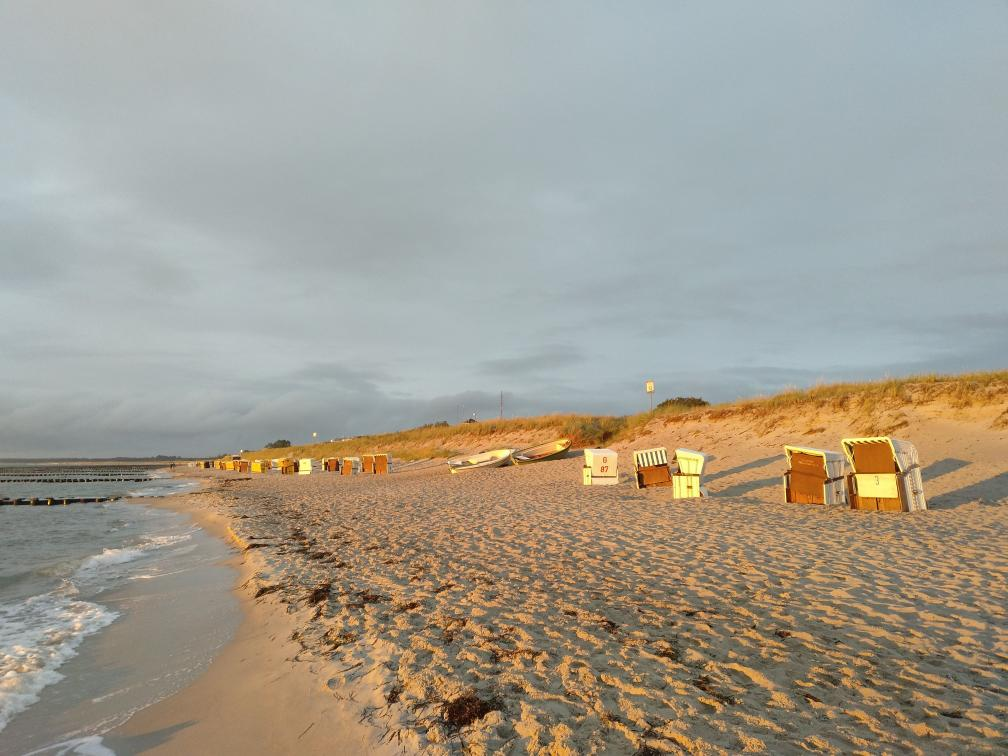
#> input picture RobotDreams/images/SeaBeach.jpg, 1008 x 756 px, found by its file name
$ jupyter execute Homework.ipynb
#> lines starting #> are read from the running program, lines starting #| are printed output that depends on the picture
# HOMEWORK 2
For this homework you will have to complete and implement the colour balancing for:
* Gray world algorithm
* Scale-by-max algorithm

You are free to use your own images. Experiment with more images and think about the effect each of the algorithms has on the resulting (balanced) image.

### Colour Balancing
In this notebook we will show different type of colour balancing making use of von Kries' hypothesis.

[cell 1]
import cv2
import numpy as np
from matplotlib import pyplot as plt

plt.rcParams['figure.figsize'] = [15, 5]

[cell 2]
img = cv2.imread('../data/SeaBeach.jpg')
#> img is the input picture: shape (756, 1008, 3); mean B, G, R 144.1, 156.8, 162.3
img = cv2.cvtColor(img, cv2.COLOR_BGR2RGB)
plt.imshow(img)

### White patch
In white patch algorithm we choose a group of pixels we know they should be white. We then scale the resulting image colour channels by this white patch.

[cell 3]
# Define white patch and the coefficients
row, col = 485, 864
white = img[row, col, :]
#> white = [252, 242, 127]
coeffs = 255.0/white
#> coeffs = [1.01, 1.05, 2.01]

# Apply white balancing and generate balanced image
balanced = np.zeros_like(img, dtype=np.float32)
for channel in range(3):
    balanced[..., channel] = img[..., channel] * coeffs[channel]
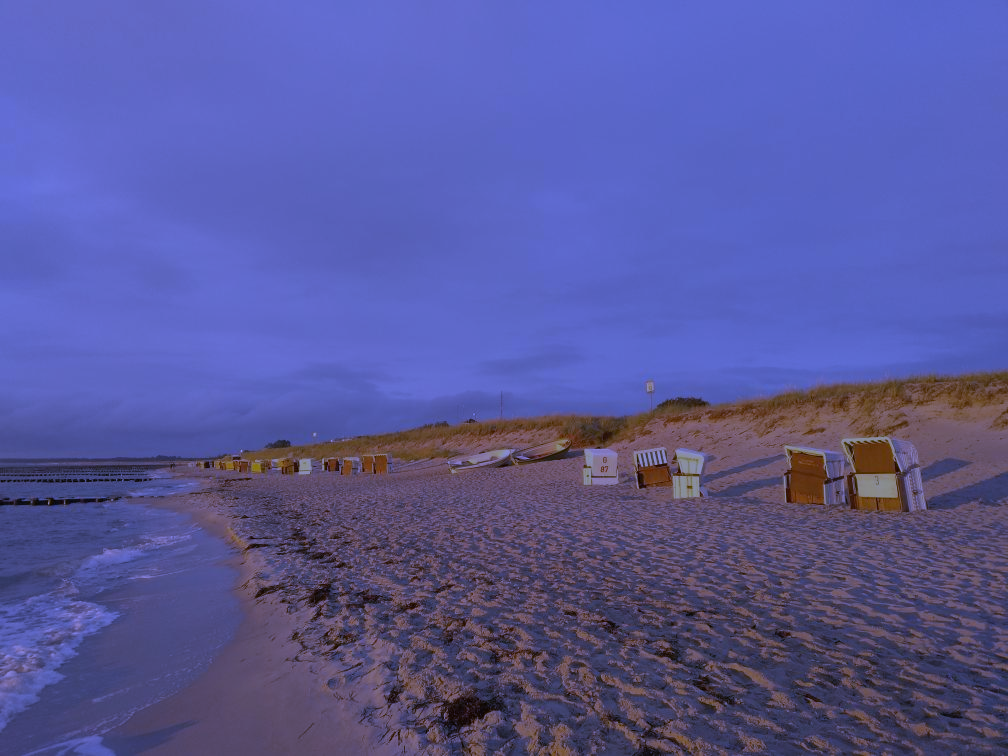
#> balanced: shape (756, 1008, 3) float32; mean R, G, B 164.2, 165.2, 289.2; drawn with min black and max white

# White patching does not guarantee that the dynamic range is preserved, images must be clipped.
balanced = balanced/255
balanced[balanced > 1] = 1

plt.subplot(121), plt.imshow(img)
plt.subplot(122), plt.imshow(balanced)

### Gray world
This algorithm assumes that a scene, on average, is gray.

[cell 4]
# Load your image
path = '../data/Rijeka-Stadium-Kantrida.jpg'
img = cv2.imread(path)
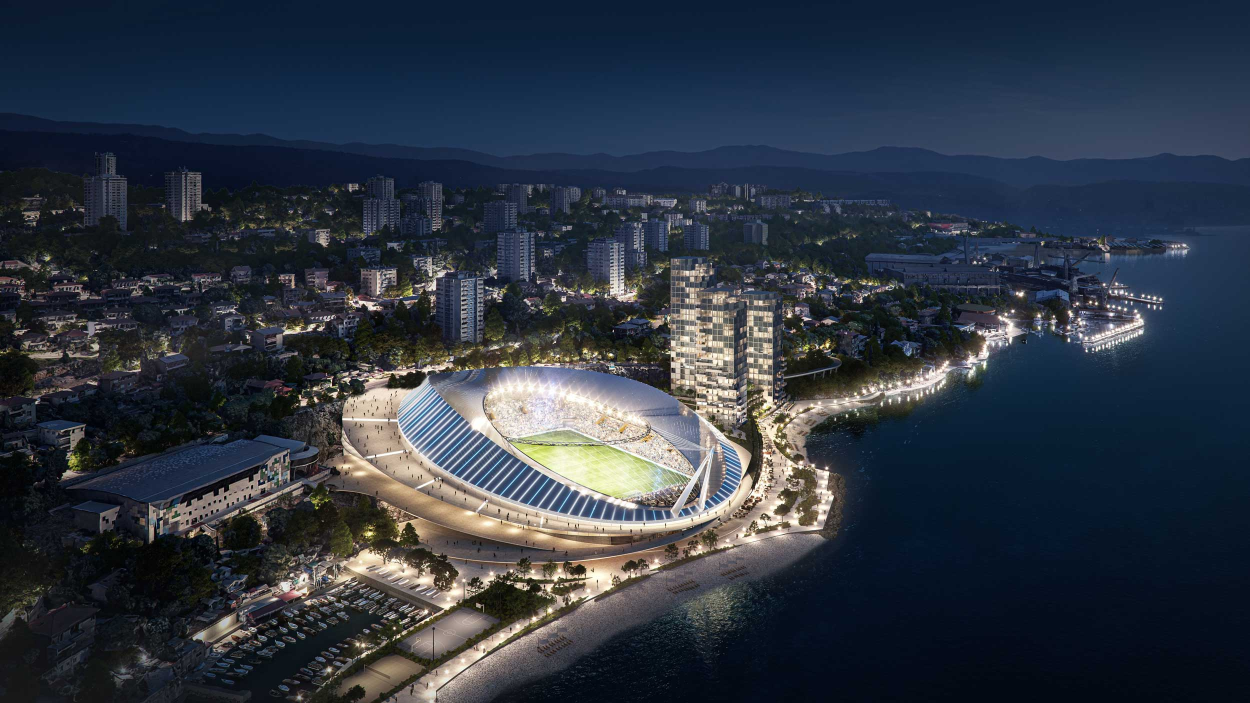
#> input picture RobotDreams/images/Rijeka-Stadium-Kantrida.jpg, 2500 x 1406 px, found by its file name (shown at 1/2 size)
#> img is the input picture: shape (1406, 2500, 3); mean B, G, R 66.2, 54.7, 46.5
img = cv2.cvtColor(img, cv2.COLOR_BGR2RGB)

# Compute the mean values for all three colour channels (red, green, blue)
mean_r = np.mean(img[..., 0]) # 113.32151475694444
#> mean_r = 46.53
mean_g = np.mean(img[..., 1]) # 64.50888647762346
#> mean_g = 54.65
mean_b = np.mean(img[..., 2]) # 38.81509452160494
#> mean_b = 66.19

means = np.array([mean_r, mean_g, mean_b], dtype=np.float64)
#> means = [46.53, 54.65, 66.19]
brightest_idx = np.argmax(means)
#> brightest_idx = 2
brightest_mean = means[brightest_idx]
#> brightest_mean = 66.19

# Compute the coefficients kr, kg, kb
# Note: there are 3 coefficients to compute but we only have 2 equations.
# Therefore, you have to make an assumption, fix the value of one of the
# coefficients and compute the remining two
# Hint: You can fix the coefficient of the brightest colour channel to 1.

if brightest_idx == 0:      # Red brightest
    kr = 1.0
    kg = brightest_mean / mean_g
    kb = brightest_mean / mean_b
elif brightest_idx == 1:    # Green brightest
    kg = 1.0
    kr = brightest_mean / mean_r
    kb = brightest_mean / mean_b
else:                       # Blue brightest
    kb = 1.0
    kr = brightest_mean / mean_r
#> kr = 1.42
    kg = brightest_mean / mean_g
#> kg = 1.21

coeffs = np.array([kr, kg, kb], dtype=np.float64)
#> coeffs = [1.42, 1.21, 1]

# Apply color balancing and generate the balanced image
balanced = img.astype(np.float64) * coeffs
#> balanced: shape (1406, 2500, 3) float64
balanced = np.clip(balanced, 0, 255).astype(np.uint8)
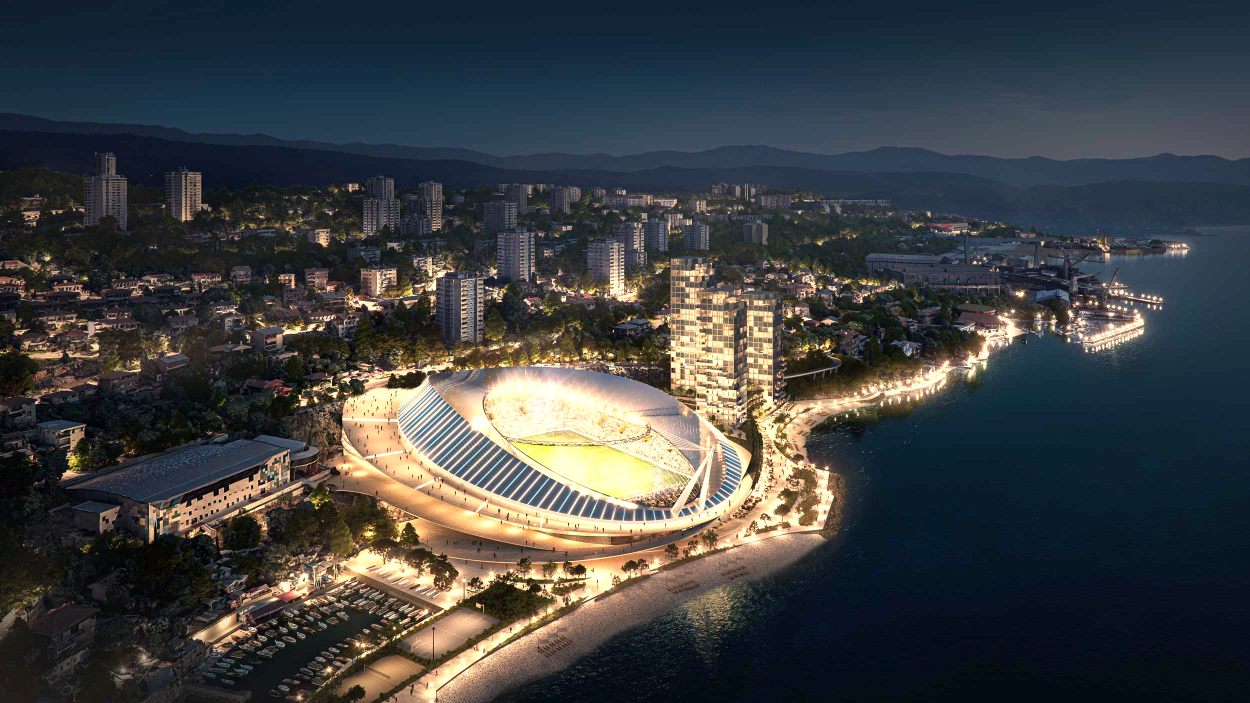
#> balanced: shape (1406, 2500, 3) (shown at 1/2 size); mean R, G, B 62.3, 65, 66.2

# Show the original and the balanced image side by side
plt.subplot(121), plt.imshow(img)
plt.subplot(122), plt.imshow(balanced)

[cell 5]
hist, bins = np.histogram(img.ravel(), bins=256, range=(0,255))
#> hist = 256 values, max 222395 at index 29, min 4059 at index 254, mean 41191.4; bins = 257 values from 0 to 255
plt.plot(bins[0:-1]+0.5, hist), plt.grid(True)
#> figure, not shown here; curve peaks at x = 29.39, y = 222395

[cell 6]
hist, bins = np.histogram(balanced.ravel(), bins=256, range=(0,255))
#> hist = 256 values, max 317624 at index 255, min 408 at index 252, mean 41191.4
plt.plot(bins[0:-1]+0.5, hist), plt.grid(True)
#> figure, not shown here; curve peaks at x = 254.5, y = 317624

### Scale-by-max
This is a straightforward algorithm that scales each colour channel by its maximum value. Note that it is sensitive to noise and saturations.

[cell 7]
# Load your image

path = '../data/everest.jpg'
img = cv2.imread(path)
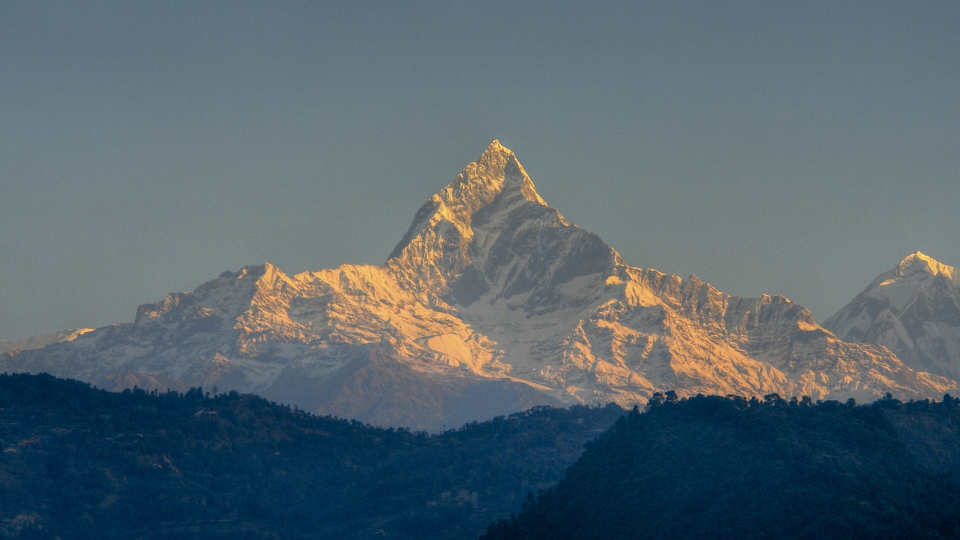
#> input picture RobotDreams/images/everest.jpg, 1920 x 1080 px, found by its file name (shown at 1/2 size)
#> img is the input picture: shape (1080, 1920, 3); mean B, G, R 110.1, 101.7, 86.5
img = cv2.cvtColor(img, cv2.COLOR_BGR2RGB)

# Compute the maximum values for all three colour channels (red, green, blue)
max_r = np.max(img[..., 0]) # 255
#> max_r = 255
max_g = np.max(img[..., 1]) # 255
#> max_g = 237
max_b = np.max(img[..., 2]) # 255
#> max_b = 175

kr = 255.0 / max_r if max_r > 0 else 1.0
#> kr = 1
kg = 255.0 / max_g if max_g > 0 else 1.0
#> kg = 1.08
kb = 255.0 / max_b if max_b > 0 else 1.0
#> kb = 1.46

# Apply scale-by-max balancing and generate the balanced image
coeffs = np.array([kr, kg, kb], dtype=np.float64)
#> coeffs = [1, 1.08, 1.46]

# Apply color balancing and generate the balanced image
balanced = img.astype(np.float64) * coeffs
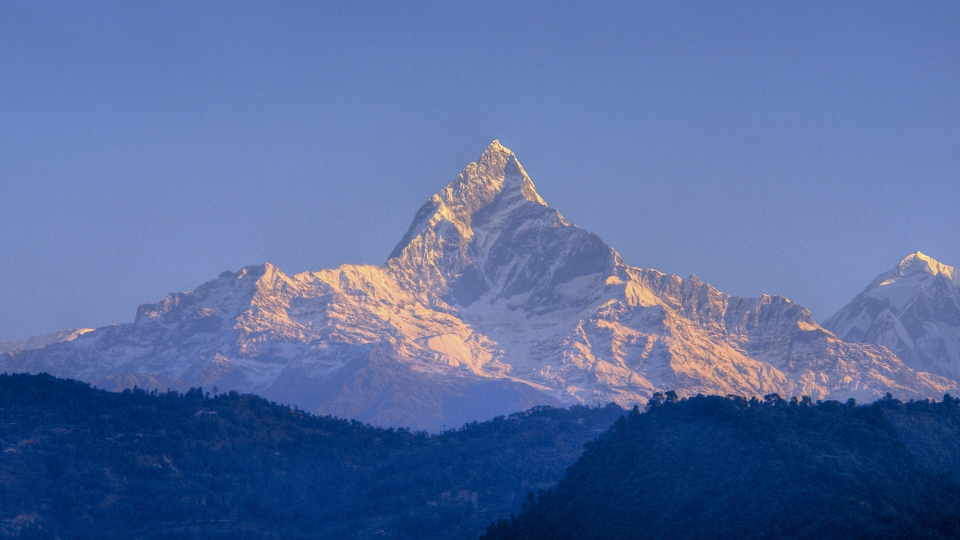
#> balanced: shape (1080, 1920, 3) float64 (shown at 1/2 size); mean R, G, B 86.5, 109.4, 160.4
balanced = np.clip(balanced, 0, 255).astype(np.uint8)

# If image contains all colors with max color 255, we can choose quantiles as alternative.
max_q_r = np.quantile(img[..., 0], 0.99)
#> max_q_r = 229
max_q_g = np.quantile(img[..., 1], 0.99)
#> max_q_g = 170
max_q_b = np.quantile(img[..., 2], 0.99)
#> max_q_b = 137

krq = 255.0 / max_q_r if max_q_r > 0 else 1.0
#> krq = 1.11
kgq = 255.0 / max_q_g if max_q_g > 0 else 1.0
#> kgq = 1.5
kbq = 255.0 / max_q_b if max_q_b > 0 else 1.0
#> kbq = 1.86

coeffs_quantile = np.array([krq, kgq, kbq], dtype=np.float64)
#> coeffs_quantile = [1.11, 1.5, 1.86]

balanced_quantile_99 = img.astype(np.float64) * coeffs_quantile
balanced_quantile_99 = np.clip(balanced_quantile_99, 0, 255).astype(np.uint8)
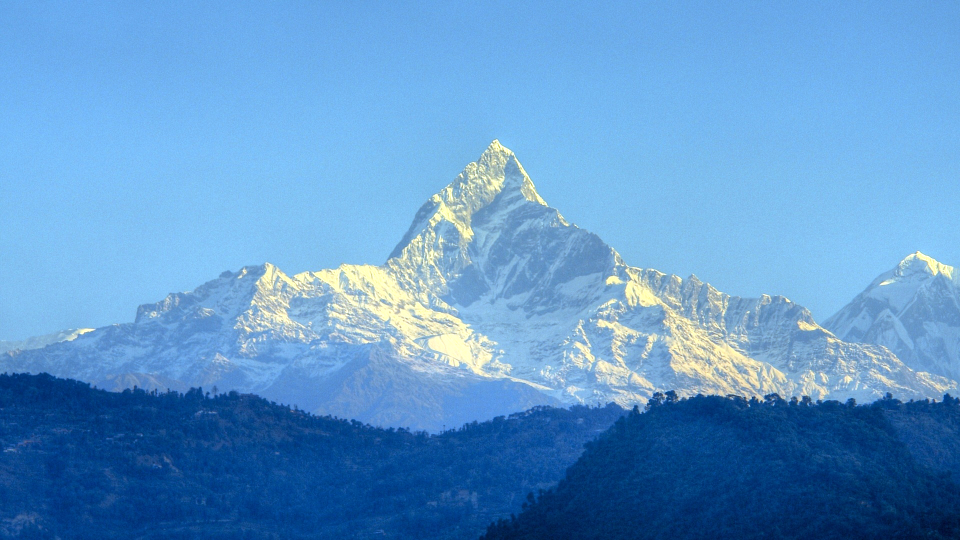
#> balanced_quantile_99: shape (1080, 1920, 3) (shown at 1/2 size); mean R, G, B 95.8, 152.2, 204.3

plt.subplot(131), plt.imshow(img)
plt.subplot(132), plt.imshow(balanced)
plt.subplot(133), plt.imshow(balanced_quantile_99)

[cell 8]
hist, bins = np.histogram(img.ravel(), bins=256, range=(0,255))
#> hist = 256 values, max 188308 at index 129, min 7 at index 254, mean 24300
plt.plot(bins[0:-1]+0.5, hist), plt.grid(True)
#> figure, not shown here; curve peaks at x = 129, y = 188308

[cell 9]
hist, bins = np.histogram(balanced.ravel(), bins=256, range=(0,255))
#> hist = 256 values, max 143656 at index 0, min 7 at index 254, mean 24300
plt.plot(bins[0:-1]+0.5, hist), plt.grid(True)
#> figure, not shown here; curve peaks at x = 0.5, y = 143656

[cell 10]
hist, bins = np.histogram(balanced_quantile_99.ravel(), bins=256, range=(0,255))
#> hist = 256 values, max 143656 at index 0, min 0 at index 29, mean 24300
plt.plot(bins[0:-1]+0.5, hist), plt.grid(True)
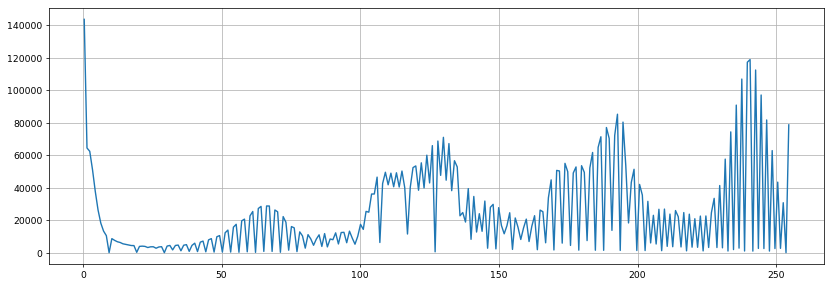
#> figure drawn by matplotlib, 1 panel; curve peaks at x = 0.5, y = 143656
